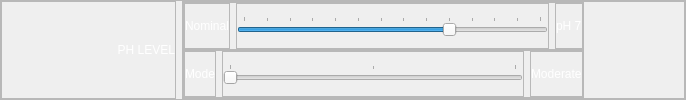
           <widget class="QFrame" name="frame_7">
            <property name="frameShape">
             <enum>QFrame::StyledPanel</enum>
            </property>
            <property name="frameShadow">
             <enum>QFrame::Raised</enum>
            </property>
            <layout class="QHBoxLayout" name="horizontalLayout_2">
             <property name="leftMargin">
              <number>0</number>
             </property>
             <property name="topMargin">
              <number>0</number>
             </property>
             <property name="rightMargin">
              <number>0</number>
             </property>
             <property name="bottomMargin">
              <number>0</number>
             </property>
             <item>
              <widget class="QFrame" name="frame_8">
               <property name="minimumSize">
                <size>
                 <width>175</width>
                 <height>0</height>
                </size>
               </property>
               <property name="maximumSize">
                <size>
                 <width>16777215</width>
                 <height>16777215</height>
                </size>
               </property>
               <property name="frameShape">
                <enum>QFrame::StyledPanel</enum>
               </property>
               <property name="frameShadow">
                <enum>QFrame::Raised</enum>
               </property>
               <layout class="QHBoxLayout" name="horizontalLayout_4">
                <property name="leftMargin">
                 <number>0</number>
                </property>
                <property name="topMargin">
                 <number>0</number>
                </property>
                <property name="rightMargin">
                 <number>0</number>
                </property>
                <property name="bottomMargin">
                 <number>0</number>
                </property>
                <item>
                 <widget class="QLabel" name="label_2">
                  <property name="styleSheet">
                   <string notr="true">color: white;
font: 25 12pt &quot;Segoe UI&quot;;</string>
                  </property>
                  <property name="text">
                   <string>PH LEVEL</string>
                  </property>
                  <property name="alignment">
                   <set>Qt::AlignRight|Qt::AlignTrailing|Qt::AlignVCenter</set>
                  </property>
                 </widget>
                </item>
               </layout>
              </widget>
             </item>
             <item>
              <widget class="QFrame" name="frame_9">
               <property name="sizePolicy">
                <sizepolicy hsizetype="Expanding" vsizetype="Preferred">
                 <horstretch>0</horstretch>
                 <verstretch>0</verstretch>
                </sizepolicy>
               </property>
               <property name="frameShape">
                <enum>QFrame::StyledPanel</enum>
               </property>
               <property name="frameShadow">
                <enum>QFrame::Raised</enum>
               </property>
               <layout class="QVBoxLayout" name="verticalLayout_4">
                <property name="spacing">
                 <number>0</number>
                </property>
                <property name="leftMargin">
                 <number>0</number>
                </property>
                <property name="topMargin">
                 <number>0</number>
                </property>
                <property name="rightMargin">
                 <number>100</number>
                </property>
                <property name="bottomMargin">
                 <number>0</number>
                </property>
                <item>
                 <widget class="QFrame" name="frame_10">
                  <property name="frameShape">
                   <enum>QFrame::StyledPanel</enum>
                  </property>
                  <property name="frameShadow">
                   <enum>QFrame::Raised</enum>
                  </property>
                  <layout class="QHBoxLayout" name="horizontalLayout_3">
                   <property name="leftMargin">
                    <number>0</number>
                   </property>
                   <property name="topMargin">
                    <number>0</number>
                   </property>
                   <property name="rightMargin">
                    <number>0</number>
                   </property>
                   <property name="bottomMargin">
                    <number>0</number>
                   </property>
                   <item>
                    <widget class="QFrame" name="frame_12">
                     <property name="frameShape">
                      <enum>QFrame::StyledPanel</enum>
                     </property>
                     <property name="frameShadow">
                      <enum>QFrame::Raised</enum>
                     </property>
                     <layout class="QHBoxLayout" name="horizontalLayout_5">
                      <property name="leftMargin">
                       <number>0</number>
                      </property>
                      <property name="topMargin">
                       <number>0</number>
                      </property>
                      <property name="rightMargin">
                       <number>0</number>
                      </property>
                      <property name="bottomMargin">
                       <number>0</number>
                      </property>
                      <item>
                       <widget class="QLabel" name="label_3">
                        <property name="styleSheet">
                         <string notr="true">color: white;
font: 25 10pt &quot;Segoe UI&quot;;</string>
                        </property>
                        <property name="text">
                         <string>Nominal</string>
                        </property>
                       </widget>
                      </item>
                     </layout>
                    </widget>
                   </item>
                   <item>
                    <widget class="QFrame" name="frame_13">
                     <property name="frameShape">
                      <enum>QFrame::StyledPanel</enum>
                     </property>
                     <property name="frameShadow">
                      <enum>QFrame::Raised</enum>
                     </property>
                     <layout class="QHBoxLayout" name="horizontalLayout_7">
                      <property name="leftMargin">
                       <number>0</number>
                      </property>
                      <property name="topMargin">
                       <number>0</number>
                      </property>
                      <property name="rightMargin">
                       <number>0</number>
                      </property>
                      <property name="bottomMargin">
                       <number>0</number>
                      </property>
                      <item>
                       <widget class="QSlider" name="horizontalSlider">
                        <property name="minimumSize">
                         <size>
                          <width>300</width>
                          <height>0</height>
                         </size>
                        </property>
                        <property name="minimum">
                         <number>1</number>
                        </property>
                        <property name="maximum">
                         <number>14</number>
                        </property>
                        <property name="sliderPosition">
                         <number>10</number>
                        </property>
                        <property name="tracking">
                         <bool>true</bool>
                        </property>
                        <property name="orientation">
                         <enum>Qt::Horizontal</enum>
                        </property>
                        <property name="tickPosition">
                         <enum>QSlider::TicksAbove</enum>
                        </property>
                        <property name="tickInterval">
                         <number>1</number>
                        </property>
                       </widget>
                      </item>
                     </layout>
                    </widget>
                   </item>
                   <item>
                    <widget class="QFrame" name="frame_14">
                     <property name="frameShape">
                      <enum>QFrame::StyledPanel</enum>
                     </property>
                     <property name="frameShadow">
                      <enum>QFrame::Raised</enum>
                     </property>
                     <layout class="QHBoxLayout" name="horizontalLayout_6">
                      <property name="leftMargin">
                       <number>0</number>
                      </property>
                      <property name="topMargin">
                       <number>0</number>
                      </property>
                      <property name="rightMargin">
                       <number>0</number>
                      </property>
                      <property name="bottomMargin">
                       <number>0</number>
                      </property>
                      <item>
                       <widget class="QLabel" name="label_4">
                        <property name="styleSheet">
                         <string notr="true">color: white;
font: 25 10pt &quot;Segoe UI&quot;;</string>
                        </property>
                        <property name="text">
                         <string>pH 7</string>
                        </property>
                       </widget>
                      </item>
                     </layout>
                    </widget>
                   </item>
                  </layout>
                 </widget>
                </item>
                <item>
                 <widget class="QFrame" name="frame_11">
                  <property name="frameShape">
                   <enum>QFrame::StyledPanel</enum>
                  </property>
                  <property name="frameShadow">
                   <enum>QFrame::Raised</enum>
                  </property>
                  <layout class="QHBoxLayout" name="horizontalLayout_8">
                   <property name="leftMargin">
                    <number>0</number>
                   </property>
                   <property name="topMargin">
                    <number>0</number>
                   </property>
                   <property name="rightMargin">
                    <number>0</number>
                   </property>
                   <property name="bottomMargin">
                    <number>0</number>
                   </property>
                   <item>
                    <widget class="QFrame" name="frame_15">
                     <property name="styleSheet">
                      <string notr="true">color: white;
font: 25 10pt &quot;Segoe UI&quot;;</string>
                     </property>
                     <property name="frameShape">
                      <enum>QFrame::StyledPanel</enum>
                     </property>
                     <property name="frameShadow">
                      <enum>QFrame::Raised</enum>
                     </property>
                     <layout class="QHBoxLayout" name="horizontalLayout_9">
                      <property name="leftMargin">
                       <number>0</number>
                      </property>
                      <property name="topMargin">
                       <number>0</number>
                      </property>
                      <property name="rightMargin">
                       <number>0</number>
                      </property>
                      <property name="bottomMargin">
                       <number>0</number>
                      </property>
                      <item>
                       <widget class="QLabel" name="label_5">
                        <property name="text">
                         <string>Mode</string>
                        </property>
                       </widget>
                      </item>
                     </layout>
                    </widget>
                   </item>
                   <item>
                    <widget class="QFrame" name="frame_16">
                     <property name="frameShape">
                      <enum>QFrame::StyledPanel</enum>
                     </property>
                     <property name="frameShadow">
                      <enum>QFrame::Raised</enum>
                     </property>
                     <layout class="QHBoxLayout" name="horizontalLayout_11">
                      <property name="leftMargin">
                       <number>0</number>
                      </property>
                      <property name="topMargin">
                       <number>0</number>
                      </property>
                      <property name="rightMargin">
                       <number>0</number>
                      </property>
                      <property name="bottomMargin">
                       <number>0</number>
                      </property>
                      <item>
                       <widget class="QSlider" name="horizontalSlider_2">
                        <property name="minimumSize">
                         <size>
                          <width>300</width>
                          <height>0</height>
                         </size>
                        </property>
                        <property name="minimum">
                         <number>1</number>
                        </property>
                        <property name="maximum">
                         <number>3</number>
                        </property>
                        <property name="orientation">
                         <enum>Qt::Horizontal</enum>
                        </property>
                        <property name="tickPosition">
                         <enum>QSlider::TicksAbove</enum>
                        </property>
                        <property name="tickInterval">
                         <number>1</number>
                        </property>
                       </widget>
                      </item>
                     </layout>
                    </widget>
                   </item>
                   <item>
                    <widget class="QFrame" name="frame_17">
                     <property name="frameShape">
                      <enum>QFrame::StyledPanel</enum>
                     </property>
                     <property name="frameShadow">
                      <enum>QFrame::Raised</enum>
                     </property>
                     <layout class="QHBoxLayout" name="horizontalLayout_10">
                      <property name="leftMargin">
                       <number>0</number>
                      </property>
                      <property name="topMargin">
                       <number>0</number>
                      </property>
                      <property name="rightMargin">
                       <number>0</number>
                      </property>
                      <property name="bottomMargin">
                       <number>0</number>
                      </property>
                      <item>
                       <widget class="QLabel" name="label_7">
                        <property name="styleSheet">
                         <string notr="true">color: white;
font: 25 10pt &quot;Segoe UI&quot;;</string>
                        </property>
                        <property name="text">
                         <string>Moderate</string>
                        </property>
                       </widget>
                      </item>
                     </layout>
                    </widget>
                   </item>
                  </layout>
                 </widget>
                </item>
               </layout>
              </widget>
             </item>
            </layout>
           </widget>
